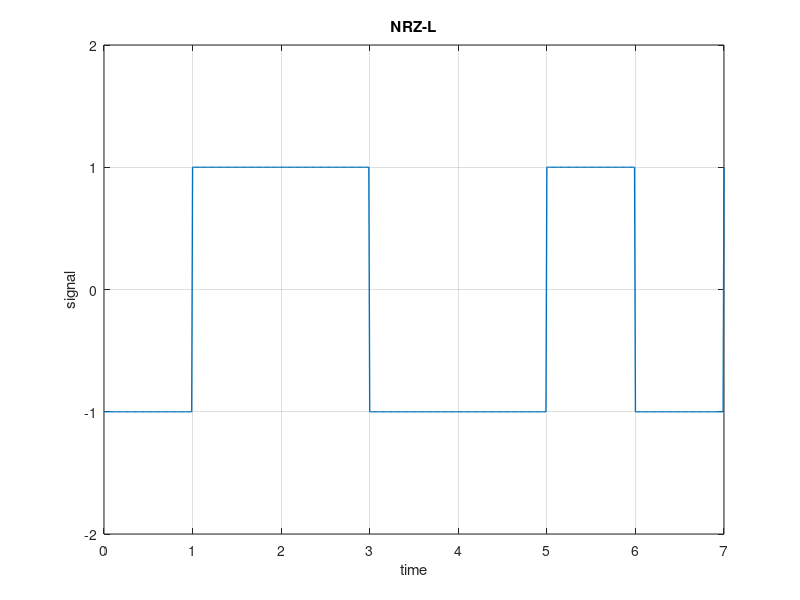

MATLAB code to generate this figure:
clc;
clear;

bits = [1,0,0,1,1,0,1];
T = length(bits);
n = 100;
N = n*T;

t = 0:1/n:T;
x = ones(1,length(t));

for i = 1:T
  if bits(i) == 1
    x((i-1)*n+1:i*n) = -1;
  end
end

plot(t,x, 'LineWidth', 1);
axis([0, T, -2, 2]);
grid on;

xlabel("time");
ylabel('signal');
title('NRZ-L');

